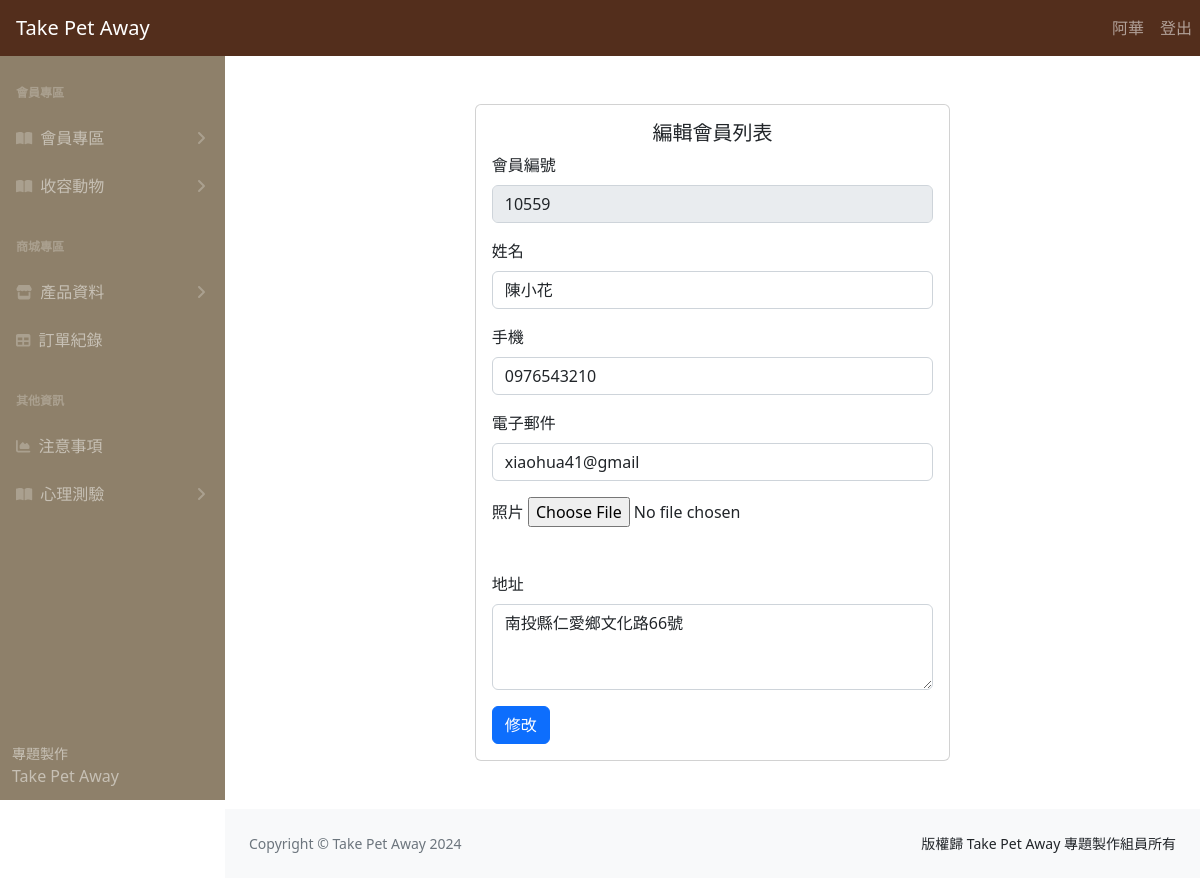
The page /user-edit.php?user_id=10559 (signed in) on the database as committed earlier.
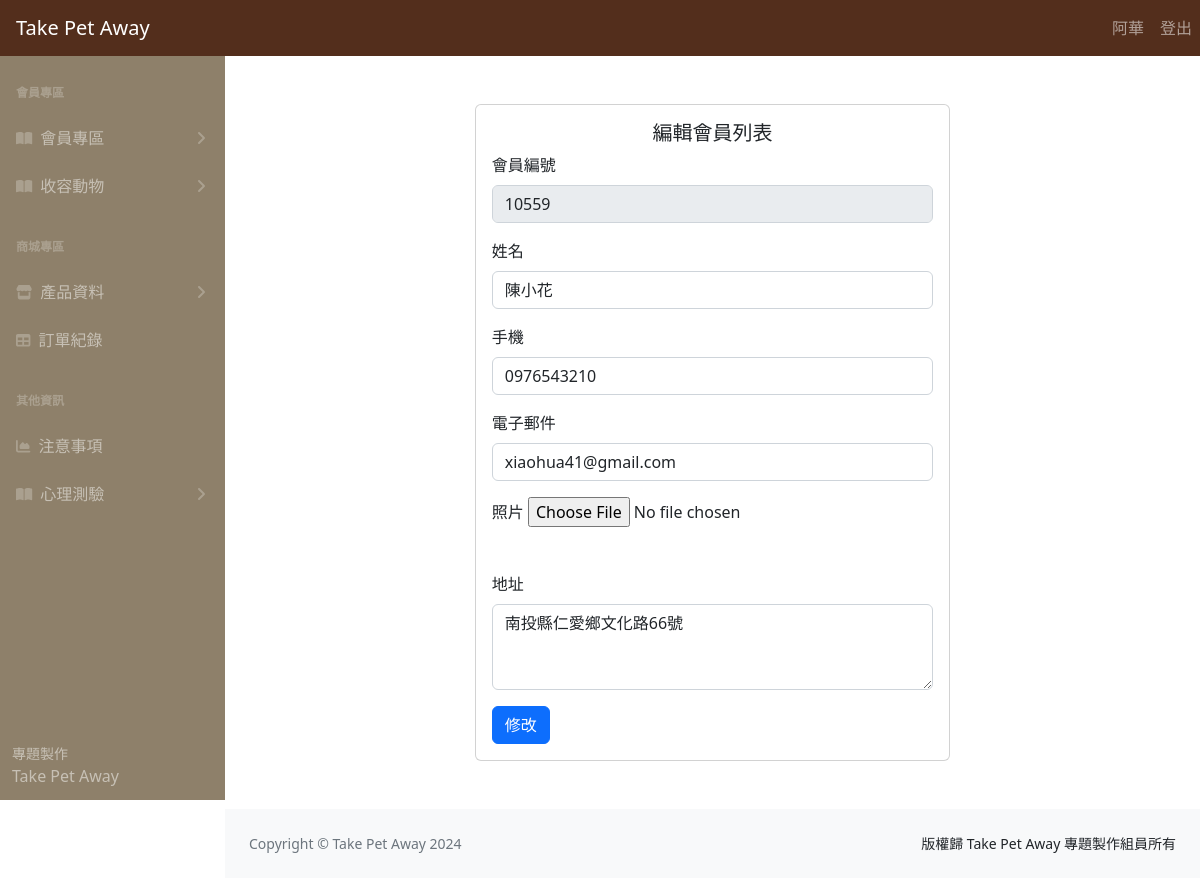
The same page on the database as committed later.
### tables this page shows
CREATE TABLE
    `user` (
        `user_id` int (11) NOT NULL,
        `name` varchar(15) NOT NULL,
        `account` varchar(10) NOT NULL,
        `password` varchar(12) NOT NULL,
        `email` varchar(30) NOT NULL,
        `pic` varchar(100) DEFAULT NULL,
        `address_detail` varchar(80) NOT NULL,
        `status` varchar(6) NOT NULL
    );

### user-edit.php (the view, shortened to what this page needs)
<?php
require __DIR__ . '/parts/pdo-connect.php';
$user_id = isset($_GET['user_id']) ? intval($_GET['user_id']) : 0;
$r = $pdo->query("SELECT * FROM user WHERE user_id = $user_id")->fetch();
?>
<?php include __DIR__ . '/parts/1_head.php' ?>
<?php include __DIR__ . '/parts/2_nav.php' ?>
<?php include __DIR__ . '/parts/3_side_nav.php' ?>
<div class="container">
  <div class="row mt-5 mb-5 justify-content-center">
    <div class="col-md-6">
      <div class="card">
        <div class="card-body">
          <h5 class="card-title text-center">編輯會員列表</h5>
          <form name="form1" onsubmit="sendData(event)">
            <div class="mb-3">
              <label for="user_id" class="form-label">會員編號</label>
              <input type="text" class="form-control" id="user_id" name="user_id" value="<?= $r['user_id'] ?>" disabled>
            </div>
            <div class="mb-3">
              <label for="name" class="form-label">姓名</label>
              <input type="text" class="form-control" id="name" name="name" value="<?= $r['name'] ?>">
            </div>
            <div class="mb-3">
              <label for="account" class="form-label">手機</label>
              <input type="text" class="form-control" id="account" name="account" value="<?= $r['account'] ?>">
            </div>
            <div class="mb-3">
              <label for="email" class="form-label">電子郵件</label>
              <input type="text" class="form-control" id="email" name="email" value="<?= $r['email'] ?>">
            </div>
            <div class="mb-3">
              <label for="pic" class="form-label">照片</label>
              <input type="file" id="previewImage" name="avatar" accept="image/jpeg,image/png" />
              <br />
            </div>
            <div class="mb-3">
              <label for="address_detail" class="form-label">地址</label>
              <textarea class="form-control" name="address_detail" id="address_detail" cols="30" rows="3"><?= $r['address_detail'] ?></textarea>
            </div>
            <button type="submit" class="btn btn-primary">修改</button>
          </form>
        </div>
      </div>
    </div>
  </div>
</div>
<?php include __DIR__ . '/parts/4_footer.php' ?>
<?php include __DIR__ . '/parts/6_foot.php' ?>

Rows that differ between the two databases and show on the page:
changed user "陳小花": email "xiaohua41@gmail" → "xiaohua41@gmail.com"
